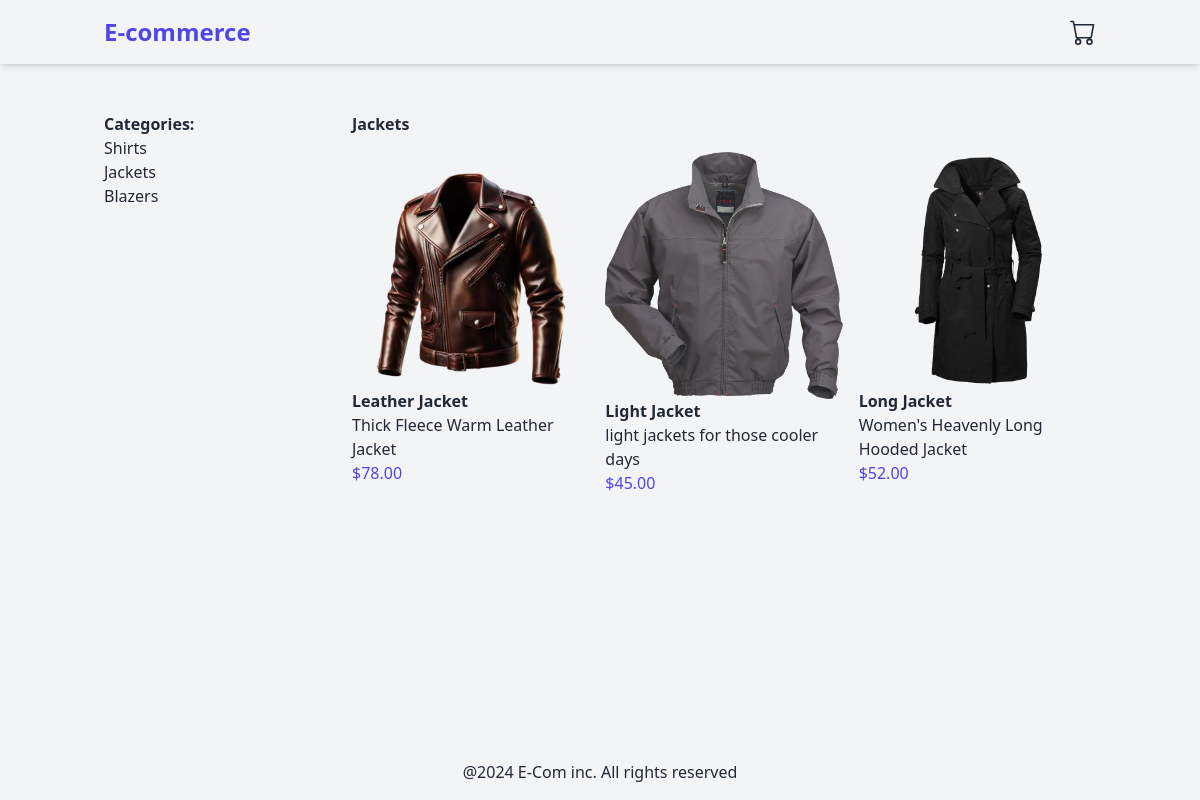
The app's page /jackets/ with its own data.
### products/models.py (models this page shows, shortened)
class Category(models.Model):
    name = models.CharField(max_length=250)
    slug = models.SlugField(unique=True)
    class Meta:
        verbose_name_plural = 'categories'

class Product(models.Model):
    category = models.ForeignKey(Category, related_name='products', on_delete=models.CASCADE)
    name = models.CharField(max_length=250)
    slug = models.SlugField(max_length=250)
    description = models.TextField(blank=True)
    price = models.DecimalField(max_digits=10, decimal_places=2)
    available = models.BooleanField(default=True)
    created = models.DateTimeField(auto_now_add=True)
    updated = models.DateTimeField(auto_now=True)
    image = models.ImageField(upload_to='products', blank=True, null=True)

### products/views.py (the view)
# urls.py: path('', views.product_list, name='product_list'),
def product_list(request, category_slug=None):
    category = None
    products = Product.objects.filter(available=True)
    categories = Category.objects.all()
    if category_slug:
        category = get_object_or_404(Category, slug=category_slug)
        products = products.filter(category=category)
    return render(request, 'products/product/list.html', {'category':category, 'products':products, 'categories':categories})

### products/templates/products/product/list.html (shortened to what this page needs)
{% extends 'base.html' %} {% load static %}  {% block content %}
<div class="container mx-auto p-4 flex">
  <aside class="w-1/4">
    <h2 class="font-bold">Categories:</h2>
    <ul>
      {%for category in categories%}
      <li>
        <a href="{% url 'products:product_list_by_category' category.slug %}"
          >{{category.name}}</a
        >
      </li>
      {%endfor%}
    </ul>
  </aside>
  <main class="w-3/4">
    {%if category%}
    <h2 class="font-bold mb-4">{{category.name}}</h2>
    {%else%}
    <h2 class="font-bold mb-4">All Products:</h2>
    {%endif%}
    <div class="grid grid-cols-3 gap-4">
      {% for product in products %}
      <a href="{% url 'products:product_detail' product.id product.slug %}">
        <div>
          {% if product.image %}
          <img
            src="{{product.image.url}}"
            alt="{{product.name}}"
            class="object-cover"
          />
          {%else%}
          <p>The image is not available</p>
          {%endif%}
          <h3 class="font-semibold">{{product.name}}</h3>
          <p>{{product.description}}</p>
          <p class="text-indigo-600">${{product.price}}</p>
        </div>
      </a>
      {%endfor%}
    </div>
  </main>
</div>
{% endblock %}

### records on screen
Category: name "Shirts"
Category: name "Jackets"
Category: name "Blazers"
Product: image (picture), name "Leather Jacket", description "Thick Fleece Warm Leather Jacket", price "78.00"
Product: image (picture), name "Light Jacket", description "light jackets for those cooler days", price "45.00"
Product: image (picture), name "Long Jacket", description "Women's Heavenly Long Hooded Jacket", price "52.00"
